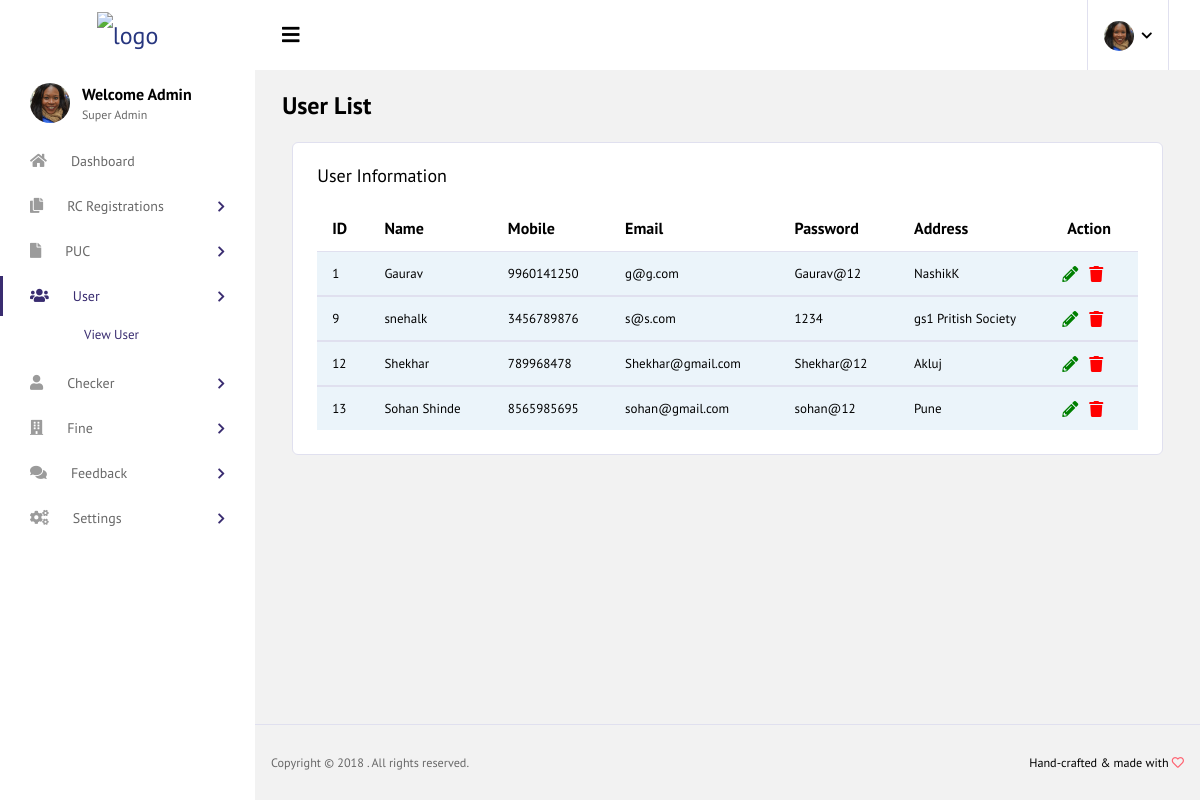
/Admin/view_user.php, run on the app's committed database.
### tables this page shows
CREATE TABLE `user_register` (
  `user_id` bigint(255) NOT NULL,
  `user_name` varchar(255) DEFAULT NULL,
  `user_mobile` varchar(255) DEFAULT NULL,
  `user_email` varchar(255) DEFAULT NULL,
  `user_password` varchar(255) DEFAULT NULL,
  `user_license_no` varchar(255) DEFAULT NULL,
  `user_address` varchar(255) DEFAULT NULL,
  `created_time` datetime NOT NULL DEFAULT current_timestamp()
);

### Admin/view_user.php (the view, shortened to what this page needs)
<!DOCTYPE html>
<html lang="en">
<head>
  <link rel="stylesheet" href="vendors/iconfonts/font-awesome/css/all.min.css">
  <link rel="stylesheet" href="vendors/css/vendor.bundle.base.css">
  <link rel="stylesheet" href="vendors/css/vendor.bundle.addons.css">
  <link rel="stylesheet" href="css/style.css">
</head>
<body>
  <div class="container-scroller">
    <nav class="navbar col-lg-12 col-12 p-0 fixed-top d-flex flex-row default-layout-navbar">
      <div class="text-center navbar-brand-wrapper d-flex align-items-center justify-content-center">
        <a class="navbar-brand brand-logo" href="dashboard.php"><img src="images/logo.svg" alt="logo"/></a>
      </div>
      <div class="navbar-menu-wrapper d-flex align-items-stretch">
        <button class="navbar-toggler navbar-toggler align-self-center" type="button" data-toggle="minimize">
          <span class="fas fa-bars"></span>
        </button>
        <ul class="navbar-nav navbar-nav-right">
          <li class="nav-item nav-profile dropdown">
            <a class="nav-link dropdown-toggle" href="#" data-toggle="dropdown" id="profileDropdown">
              <img src="images/faces/face5.jpg" alt="profile"/>
            </a>
          </li>
        </ul>
      </div>
    </nav>
    <div class="container-fluid page-body-wrapper">
     <?php include "sidebar.php" ?>
      <div class="main-panel">
        <div class="content-wrapper">
          <div class="page-header">
            <h3 class="page-title">
              User List
            </h3>
          </div>
           <div class="col-lg-12 grid-margin stretch-card">
              <div class="card">
                <div class="card-body">
                  <h4 class="card-title">User Information</h4>
                  <div class="table-responsive">
                    <table class="table table-striped">
                      <thead>
                        <tr>
                          <th>
                            ID
                          </th>
                          <th>
                            Name
                          </th>
                          <th>
                           Mobile
                          </th>
                          <th>
                            Email
                          </th>
                          <th>
                            Password
                          </th>
                          <th>
                            Address
                          </th>
                           <th>
                            Action
                          </th>
                        </tr>
                      </thead>
                      <?php
                      include "db.php";
                      $asd = mysqli_query($con,"select * from user_register") or die (mysqli_error($con));
                      ?>
                      <?php while($fetch=mysqli_fetch_array($asd)){
                      extract($fetch)
                      ?>
                      <tbody>
                        <tr>
                          <td class="py-1">
                           <?php echo $user_id; ?>
                          </td>
                          <td>
                            <?php echo $user_name; ?>
                          </td>
                          <td>
                            <?php echo $user_mobile; ?>
                          </td>
                           <td>
                             <?php echo $user_email; ?>
                          </td>
                          <td>
                             <?php echo $user_password; ?>
                          </td>
                          <td>
                             <?php echo $user_address; ?>
                          </td>
                          <td style="padding: 10px;font-size: 16px;">
                          <a href="edit_user.php?user_id=<?php echo $user_id;?>">
                          <i class="fas fa-pencil-alt " style="color: green" ></i>
                          <a href="javascript:;" class="del" data-userid = '<?php echo $user_id; ?>'><i class="fa fa-trash" style="margin-left:10%;color: red"></i></a>
                          </td>
                        </tr>
                         <?php } ?>
                      </tbody>
                    </table>
                  </div>
                </div>
              </div>
            </div>
        </div>
        <footer class="footer">
          <div class="d-sm-flex justify-content-center justify-content-sm-between">
            <span class="text-muted text-center text-sm-left d-block d-sm-inline-block">Copyright © 2018 . All rights reserved.</span>
            <span class="float-none float-sm-right d-block mt-1 mt-sm-0 text-center">Hand-crafted & made with <i class="far fa-heart text-danger"></i></span>
          </div>
        </footer>
      </div>
    </div>
  </div>
</body>
</html>

### data on the page
user_register: user_id "1", user_name "Gaurav", user_mobile "9960141250", user_email "g@g.com", user_password "Gaurav@12", user_address "NashikK"
user_register: user_id "9", user_name "snehalk", user_mobile "3456789876", user_email "s@s.com", user_password "1234", user_address "gs1 Pritish Society"
user_register: user_id "12", user_name "Shekhar", user_mobile "789968478", user_email "Shekhar@gmail.com", user_password "Shekhar@12", user_address "Akluj"
user_register: user_id "13", user_name "Sohan Shinde", user_mobile "8565985695", user_email "sohan@gmail.com", user_password "sohan@12", user_address "Pune"
